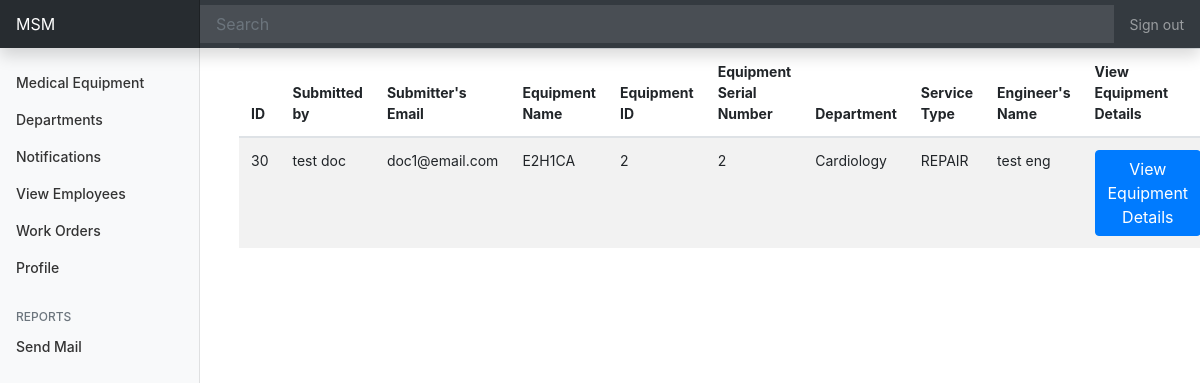
Screenshot of /workflow/ticket-details/30/ (signed in) with the database file from the repository.
### workflow/models.py (models this page shows, shortened)
class Ticket(models.Model):
    types = (
                ('REPAIR', _('Repairment of Equipment')),
                ('TRANSFER', _('Transfer of Equipment')),
                ('TRAINING', _('Training of using Equipment'))
            )
    STATUS = (
        ('OPEN', _('Open Issue')),
        ('CLOSED', _('Closed Issue'))
    )
    ticket_type = models.CharField(_("Type"), max_length = 50, choices = types, default='REPAIR')
    submitter =  models.ForeignKey(Doctor, null = True, on_delete=models.SET_NULL)
    user = models.ForeignKey(Engineer, null = True, on_delete=models.SET_NULL)
    equipment = models.ForeignKey(Equipment, on_delete=models.CASCADE)
    status = models.CharField(_("Status"), max_length = 50, choices = STATUS, default='OPEN')
    response_time = models.DurationField(_("Reponse Time"), default=datetime.timedelta(0))
    details = models.TextField(_("Problem Details"), null=True)

### authentication/models.py (models this page shows, shortened)
class User(AbstractUser):
    class Types(models.TextChoices):
        MANAGER = "MANAGER", "manager"
        ENGINEER = "ENGINEER", "engineer"
        DOCTOR = "DOCTOR", "doctor"
    email = models.EmailField(_('email address'), unique=True)
    type = models.CharField(_("Type"), max_length= 50, choices=Types.choices, default = Types.MANAGER)
    in_hospital = models.BooleanField(_("Currently registered in a hospital"), default=False)
    USERNAME_FIELD = 'email'
    REQUIRED_FIELDS = []
    objects = CustomUserManager()

### med/models.py (models this page shows, shortened)
class Equipment(models.Model):
    STATUS = (
        ('LIVE', _("LIVE")),
        ('DOWN', _("DOWN"))
    )
    status = models.CharField(_("Equipment Status"), max_length=50, choices=STATUS, default='LIVE')
    name = models.CharField(_("Equipment Name"), max_length = 225, unique=True) #unique=True
    specs = models.TextField(_("Technical Specifications and Standards"))
    quantity = models.IntegerField()
    serial_num = models.IntegerField()
    manufacturer = models.CharField(_("Manufacturer"), null=True,max_length = 255)
    country = models.CharField(_("Country"), null=True,max_length = 225)
    model = models.CharField(_("Model"), null=True,max_length = 225)
    risk_level = models.CharField(_("Risk Level"), null=True,max_length = 225)
    eq_class = models.CharField(_("class"), null=True,max_length = 225)
    bio_code = models.CharField(_("BioCode"), null=True, max_length = 225)
    med_agent = models.CharField(_("Medical Agent"),null=True, max_length = 225)
    delivery_date = models.DateField(_("Delivery Date"),null=True)
    warrenty_date = models.DateField(_("End Warrenty Date"),null=True)
    department = models.ForeignKey(Department, null = True, on_delete=models.SET_NULL)
    hospital = models.ForeignKey(Hospital, null = True, on_delete=models.SET_NULL)

class Department(models.Model):
    name = models.CharField(_("Department Name"), max_length = 225, unique=True)
    hospital = models.ForeignKey(Hospital, null=True, on_delete=models.SET_NULL)

### workflow/views.py (the view)
# urls.py: path('ticket-details/<int:pk>/', Ticket_Details.as_view(), name='ticket-details'),
class Ticket_Details(LoginRequiredMixin, DetailView):
    model = Ticket
    template_name = 'workflow/ticket_details.html'
    def get_context_data(self, **kwargs):
        context = super(Ticket_Details, self).get_context_data(**kwargs)
        context['ticket'] = Ticket.objects.get(id = self.kwargs['pk'])
        try:
            context['engineer'] = Engineer.objects.get(id = self.request.user.id)
        except:
            pass
        return context

### med/models.py (called while the page is built)
    def get_queryset(self, *args, **kwargs):
        return super().get_queryset(*args, **kwargs).filter(type=User.Types.ENGINEER)

### workflow/templates/workflow/ticket_details.html (shortened to what this page needs)
{% extends "dashboard/base.html" %}
{% block content %}
<div class="container">
    <table class="table table-striped table-hover">
        <thead>
          <tr>
            <th scope="col">ID</th>
            <th scope="col">Submitted by</th>
            <th scope="col">Submitter's Email</th>
            <th scope="col">Equipment Name</th>
            <th scope="col">Equipment ID</th>
            <th scope="col">Equipment Serial Number</th>
            <th scope="col">Department</th>
            <th scope="col">Service Type</th>
            <th scope="col">Engineer's Name</th>
            <th scope="col">View Equipment Details</th>
          </tr>
        </thead>
        <tbody>
          <tr>
            <td>{{ ticket.id }}</td>
            <td>{{ ticket.submitter.first_name }} {{ticket.submitter.last_name}}</td>
            <td> {{ ticket.submitter.email}}</td>
            <td>{{ ticket.equipment.name }}</td>
            <td>{{ ticket.equipment.id }}</td>
            <td>{{ ticket.equipment.serial_num }}</td>
            <td>{{ ticket.equipment.department.name }}</td>
            <td>{{ ticket.ticket_type }}</td>
            <td>{{ ticket.user.first_name }}  {{ ticket.user.last_name }}</td>
            <td><a href="{% url 'equipment-details' ticket.equipment.id %}"><button class="btn btn-primary">View Equipment Details</button></a></td>
          </tr>
        </tbody>
      </table>
</div>
{% endblock content %}

### dashboard/static/dashboard/accsess.css (style rules this page uses)
body { font-size: .875rem; }

### rows the page displays
Ticket: id "30", submitter.first_name "test", submitter.last_name "doc", submitter.email "doc1@email.com", equipment.name "E2H1CA", equipment.id "2", equipment.serial_num "2", equipment.department.name "Cardiology", ticket_type "REPAIR", user.first_name "test", user.last_name "eng"
